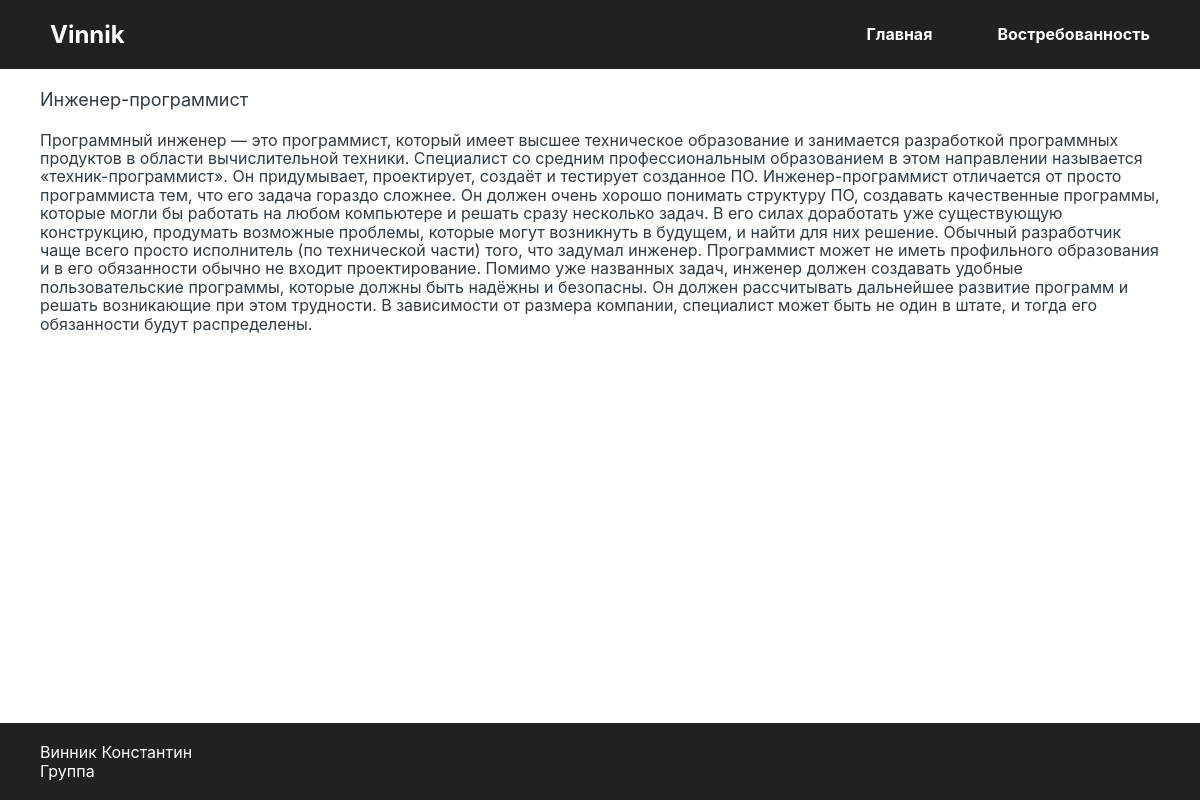
The page / on the database its author committed.
### myMainApp/models.py (models this page shows)
class HomeInfo(models.Model):
    title = models.CharField("Заголовок", max_length=100)
    text = models.TextField("Текст", default=None)

### myMainApp/views.py (the view)
# urls.py: path('', views.home_page),
def home_page(request):
    data = HomeInfo.objects.all()
    return render(request, 'myMainApp/page_home.html', {'data': data})

### myMainApp/templates/myMainApp/page_home.html (shortened to what this page needs)
{% extends 'myMainApp/basic.html' %}
{% block content %}
    {% if data|length > 0 %}
        {% for e in data %}
            <div class="main-article">
                <p class="main-title">{{e.title}}</p>
                <p>{{e.text}}</p>
            </div>
        {% endfor %}
    {% else %}
        <p>Пусто</p>
    {% endif %}
{% endblock %}

### static/css/style.css (style rules this page uses)
:root { --height-menu: 70px }
html { box-sizing: border-box; }
*, *::before, *::after { box-sizing: inherit; }
p { margin: 0; padding: 0; }
body { display: flex; flex-direction: column; min-height: 100vh; font-family: 'Inter', sans-serif; font-style: normal; font-weight: 400; color: #313B44; }
.main-article { margin-bottom: 20px; }
.main-title { font-size: 18px; margin-bottom: 20px; }

### rows shown on the page
HomeInfo: title "Инженер-программист", text "Программный инженер — это программист, который имеет высшее техническое образование и занимается разработкой программных продуктов в области вычислительной техники. Специалист со средним профессиональным образованием в этом направлении называется «техник-программист». Он придумывает, проектирует, создаёт и тестирует созданное ПО. Инженер-программист отличается от просто программиста тем, что его задача гораздо сложнее. Он должен очень хорошо понимать структуру ПО, создавать качественные программы, которые могли бы работать на любом компьютере и решать сразу несколько задач. В его силах доработать уже существующую конструкцию, продумать возможные проблемы, которые могут возникнуть в будущем,…"
